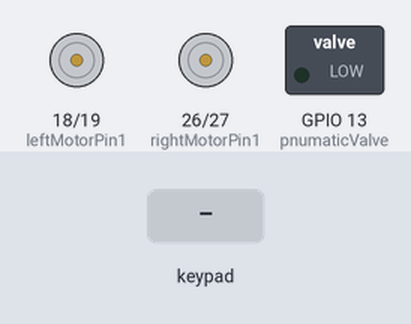
A sketch run on a simulated ESP32. On the bench: motor-driver pin pairs drawn as motors (green arrow = first pin HIGH = forward, orange = second pin HIGH = backward, longer = more drive, scaled by the enable pin), switched loads named in the sketch (green lamp = pin HIGH). Inputs (shaded band) come from the test bench. Nothing arrives over Bluetooth unless stated; what the sketch prints to the serial monitor is not drawn.

Above: at 1.2 s.
1.3 s: key 'U' pressed
At 1.45 s:
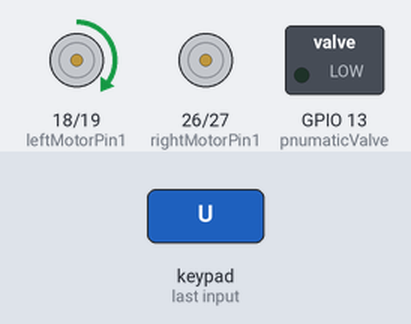
3.3 s: key 'D' pressed
At 3.45 s:
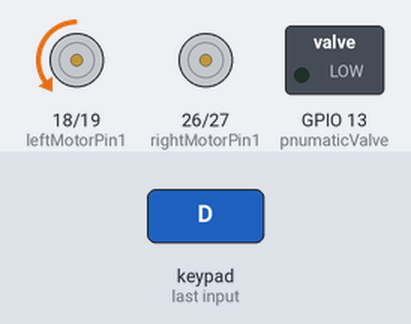
5.3 s: key 'L' pressed
At 5.52 s:
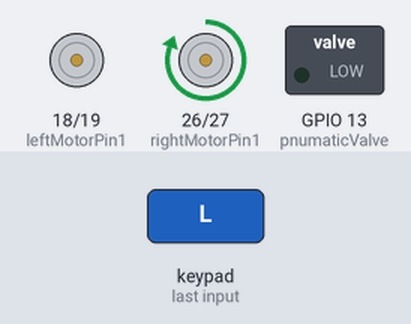
7.2 s: key 'R' pressed
At 7.43 s:
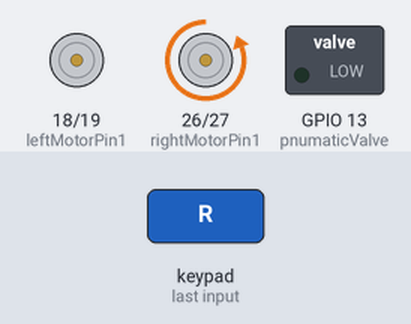
Timing chart, 0 to 10.1 s (numbered marks = the images above; inputs shaded):
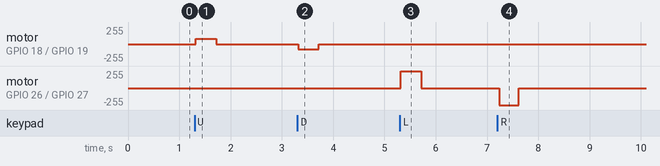

The sketch:

Robotika_Forklif_program.ino
```cpp
#include <PS4Controller.h>

int enableRightMotor = 14;
int rightMotorPin1 = 26;
int rightMotorPin2 = 27;
int enableLeftMotor = 23;
int leftMotorPin1 = 18;
int leftMotorPin2 = 19;

int pnumaticValve = 13;

const int PWMFreq = 1000; /* 1 KHz */
const int PWMResolution = 8;
const int rightMotorPWMSpeedChannel = 4;
const int leftMotorPWMSpeedChannel = 5;

void notify()
{
  int rightMotorSpeed = 0;
  int leftMotorSpeed = 0;

  if (PS4.Up()) {
    leftMotorSpeed = 80;  // Motor DC 1 maju saat tombol "Up" ditekan
  }
  if (PS4.Down()) {
    leftMotorSpeed = -80;  // Motor DC 1 mundur saat tombol "Down" ditekan
  }

  if (PS4.Left()) {
    rightMotorSpeed = 255;  // Motor DC 2 maju saat tombol "Left" ditekan
  }
  if (PS4.Right()) {
    rightMotorSpeed = -255;  // Motor DC 2 mundur saat tombol "Right" ditekan
  }
  digitalWrite(pnumaticValve,PS4.Cross());

  rotateMotor(rightMotorSpeed, leftMotorSpeed);
}

void onConnect()
{
  Serial.println("Connected!.");
}

void onDisConnect()
{
  rotateMotor(0, 0);
  Serial.println("Disconnected!.");
}

void rotateMotor(int rightMotorSpeed, int leftMotorSpeed)
{
  digitalWrite(enableRightMotor, HIGH);
  digitalWrite(enableLeftMotor, HIGH);

  if (rightMotorSpeed < 0) {
    digitalWrite(rightMotorPin1, LOW);
    digitalWrite(rightMotorPin2, HIGH);
  } else if (rightMotorSpeed > 0) {
    digitalWrite(rightMotorPin1, HIGH);
    digitalWrite(rightMotorPin2, LOW);
  } else {
    digitalWrite(rightMotorPin1, LOW);
    digitalWrite(rightMotorPin2, LOW);
  }

  if (leftMotorSpeed < 0) {
    digitalWrite(leftMotorPin1, LOW);
    digitalWrite(leftMotorPin2, HIGH);
  } else if (leftMotorSpeed > 0) {
    digitalWrite(leftMotorPin1, HIGH);
    digitalWrite(leftMotorPin2, LOW);
  } else {
    digitalWrite(leftMotorPin1, LOW);
    digitalWrite(leftMotorPin2, LOW);
  }

  ledcWrite(rightMotorPWMSpeedChannel, abs(rightMotorSpeed));
  ledcWrite(leftMotorPWMSpeedChannel, abs(leftMotorSpeed));
}

void setUpPinModes()
{
  pinMode(enableRightMotor, OUTPUT);
  pinMode(rightMotorPin1, OUTPUT);
  pinMode(rightMotorPin2, OUTPUT);
  pinMode(enableLeftMotor, OUTPUT);
  pinMode(leftMotorPin1, OUTPUT);
  pinMode(leftMotorPin2, OUTPUT);
  pinMode(pnumaticValve, OUTPUT);

  // Set up PWM for motor speed
  ledcSetup(rightMotorPWMSpeedChannel, PWMFreq, PWMResolution);
  ledcSetup(leftMotorPWMSpeedChannel, PWMFreq, PWMResolution);
  ledcAttachPin(enableRightMotor, rightMotorPWMSpeedChannel);
  ledcAttachPin(enableLeftMotor, leftMotorPWMSpeedChannel);

  rotateMotor(0, 0);
}

void setup()
{
  setUpPinModes();
  Serial.begin(115200);
  PS4.begin("1a:2b:3c:01:01:01");
  PS4.attach(notify);
  PS4.attachOnConnect(onConnect);
  PS4.attachOnDisconnect(onDisConnect);
  Serial.println("Ready.");
}

void loop()
{
}
```

Measured:
- after the input at 1.3 s, motor on GPIO 18 (leftMotorPin1) / GPIO 19 (leftMotorPin2): stopped → forward 80/255 at once, → stopped 0.40 s later
- after the input at 3.3 s, motor on GPIO 18 (leftMotorPin1) / GPIO 19 (leftMotorPin2): stopped → backward 80/255 at once, → stopped 0.40 s later
- after the input at 5.3 s, motor on GPIO 26 (rightMotorPin1) / GPIO 27 (rightMotorPin2): stopped → forward 255/255 at once, → stopped 0.40 s later
- after the input at 7.2 s, motor on GPIO 26 (rightMotorPin1) / GPIO 27 (rightMotorPin2): stopped → backward 255/255 at once, → stopped 0.38 s later
